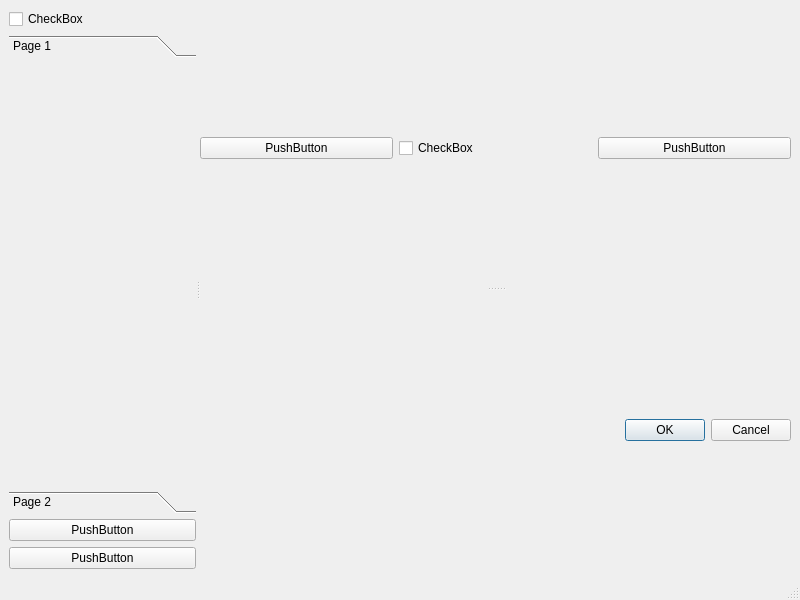
<?xml version="1.0" encoding="UTF-8"?>
<ui version="4.0">
 <class>MainWindow</class>
 <widget class="QMainWindow" name="MainWindow">
  <property name="geometry">
   <rect>
    <x>0</x>
    <y>0</y>
    <width>800</width>
    <height>600</height>
   </rect>
  </property>
  <property name="windowTitle">
   <string>MainWindow</string>
  </property>
  <widget class="QWidget" name="centralwidget">
   <layout class="QHBoxLayout" name="horizontalLayout_2">
    <item>
     <widget class="QSplitter" name="splitter_2">
      <property name="orientation">
       <enum>Qt::Horizontal</enum>
      </property>
      <widget class="QWidget" name="verticalLayoutWidget">
       <layout class="QVBoxLayout" name="verticalLayout">
        <item>
         <widget class="QCheckBox" name="checkBox">
          <property name="text">
           <string>CheckBox</string>
          </property>
         </widget>
        </item>
        <item>
         <widget class="QToolBox" name="toolBox">
          <property name="currentIndex">
           <number>0</number>
          </property>
          <widget class="QWidget" name="page">
           <property name="geometry">
            <rect>
             <x>0</x>
             <y>0</y>
             <width>307</width>
             <height>366</height>
            </rect>
           </property>
           <attribute name="label">
            <string>Page 1</string>
           </attribute>
          </widget>
          <widget class="QWidget" name="page_2">
           <property name="geometry">
            <rect>
             <x>0</x>
             <y>0</y>
             <width>307</width>
             <height>366</height>
            </rect>
           </property>
           <attribute name="label">
            <string>Page 2</string>
           </attribute>
          </widget>
         </widget>
        </item>
        <item>
         <widget class="QPushButton" name="MansurButton">
          <property name="text">
           <string>PushButton</string>
          </property>
         </widget>
        </item>
        <item>
         <widget class="QPushButton" name="pushButton">
          <property name="text">
           <string>PushButton</string>
          </property>
         </widget>
        </item>
       </layout>
      </widget>
      <widget class="QSplitter" name="splitter">
       <property name="orientation">
        <enum>Qt::Vertical</enum>
       </property>
       <widget class="QWidget" name="horizontalLayoutWidget">
        <layout class="QHBoxLayout" name="horizontalLayout">
         <item>
          <widget class="QPushButton" name="dsfds">
           <property name="text">
            <string>PushButton</string>
           </property>
          </widget>
         </item>
         <item>
          <widget class="QCheckBox" name="checkBox_2">
           <property name="text">
            <string>CheckBox</string>
           </property>
          </widget>
         </item>
         <item>
          <widget class="QPushButton" name="pushButton_3">
           <property name="text">
            <string>PushButton</string>
           </property>
          </widget>
         </item>
        </layout>
       </widget>
       <widget class="QWidget" name="verticalLayoutWidget_2">
        <layout class="QVBoxLayout" name="verticalLayout_2">
         <item>
          <widget class="QDialogButtonBox" name="buttonBox">
           <property name="standardButtons">
            <set>QDialogButtonBox::Cancel|QDialogButtonBox::Ok</set>
           </property>
          </widget>
         </item>
        </layout>
       </widget>
      </widget>
     </widget>
    </item>
   </layout>
  </widget>
  <widget class="QMenuBar" name="menubar">
   <property name="geometry">
    <rect>
     <x>0</x>
     <y>0</y>
     <width>800</width>
     <height>26</height>
    </rect>
   </property>
  </widget>
  <widget class="QStatusBar" name="statusbar"/>
 </widget>
 <resources/>
 <connections/>
</ui>
